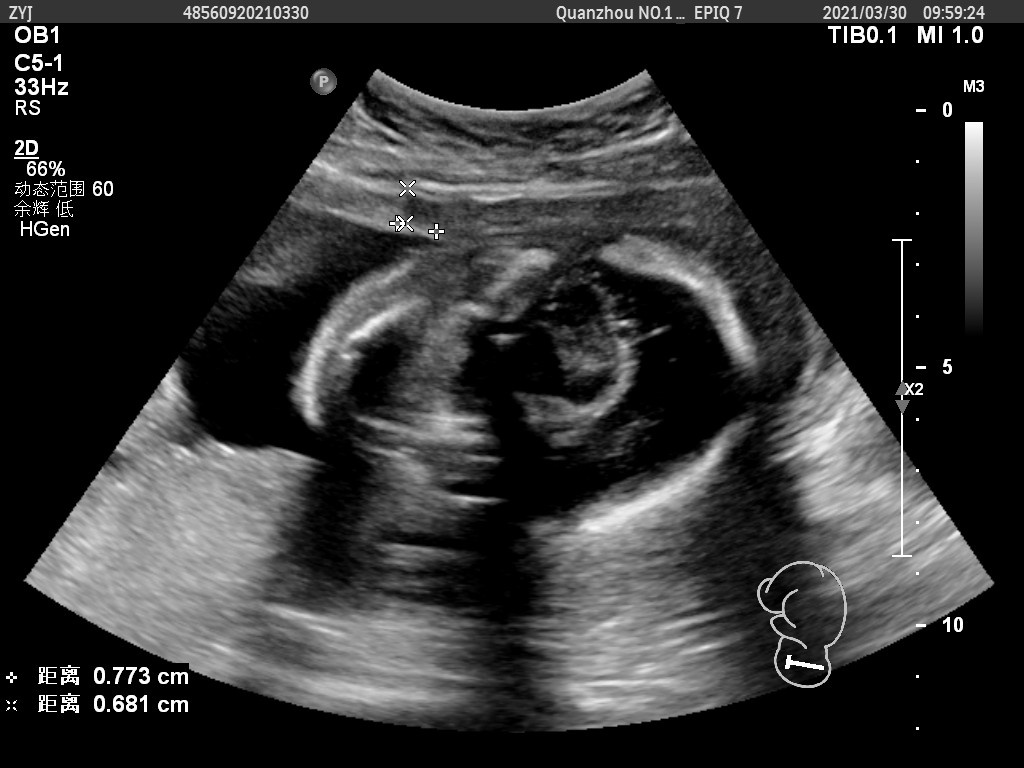
#> input picture input/1.2.826.0.1.3680043.2.461.12149337.4286452740.jpg, 1024 x 768 px
$ python -i main.py   (imports and definitions only)
#> lines starting #> are read from the running program, lines starting #| are printed output that depends on the picture; after the words box and inside, x2 and y2 are one past the last pixel; in counts of white or black regions, pixels touching at a corner belong together
import glob
import os

import cv2
import numpy as np
from openpyxl import Workbook
from rapidocr_onnxruntime import RapidOCR

# Cấu hình
INPUT_DIR = 'input'
OUTPUT_DIR = 'output'
VUNG_CAM_DIR = os.path.join(OUTPUT_DIR, 'vung_cam')
DA_XU_LY_DIR = os.path.join(OUTPUT_DIR, 'da_xu_ly')
EXCEL_PATH = os.path.join(DA_XU_LY_DIR, 'ocr_texts.xlsx')

# [4 lines not run here, left out]

# [1 line that did not run here, left out]

FAN_POLYGON_FRACS = [
    (0.48, 0.06),
    (0.38, 0.10),
    (0.27, 0.18),
    (0.15, 0.39),
    (0.13, 0.67),
    (0.20, 0.84),
    (0.50, 0.90),
    (0.80, 0.84),
    (0.87, 0.67),
    (0.85, 0.39),
    (0.73, 0.18),
    (0.62, 0.10),
]

DOPPLER_POLYGON_FRACS = [
    (0.10, 0.40),
    (0.12, 0.36),
    (0.88, 0.36),
    (0.90, 0.40),
    (0.90, 0.91),
    (0.86, 0.94),
    (0.14, 0.94),
    (0.10, 0.91),
]


def scaled_points(width, height, points_frac):
    return np.array(
        [[int(width * x), int(height * y)] for x, y in points_frac],
        dtype=np.int32,
    )


def polygon_mask(height, width, points_frac):
    mask = np.zeros((height, width), dtype=np.uint8)
    points = scaled_points(width, height, points_frac)
    cv2.fillPoly(mask, [points], 255)
    return mask, points


# [4 lines left out: function box_mask, not called in this run]


def protect_regions(height, width):
    fan_mask, fan_points = polygon_mask(height, width, FAN_POLYGON_FRACS)
    doppler_mask, doppler_points = polygon_mask(height, width, DOPPLER_POLYGON_FRACS)
    protected_mask = cv2.bitwise_or(fan_mask, doppler_mask)
    return protected_mask, fan_points, doppler_points


def remove_text_and_export(image_path):
    image = cv2.imread(image_path)
#> image is the input picture: shape (768, 1024, 3); min 0, max 255, mean 47.5
    if image is None:
        return None, []

    height, width, _ = image.shape
#> height = 768; width = 1024
    protected_mask, fan_points, doppler_points = protect_regions(height, width)
#> in polygon_mask, `cv2.fillPoly(mask, [points], 255)`:
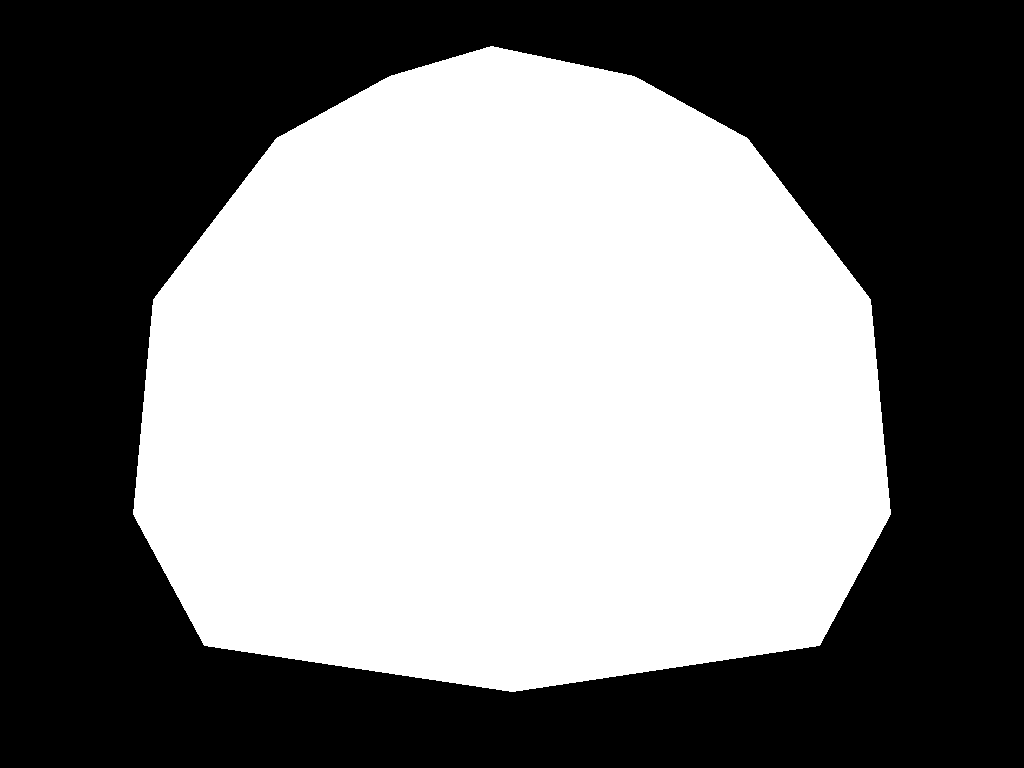
#> mask: shape (768, 1024); 49% white; 1 white region, box (x1, y1, x2, y2) and area: (133, 46, 891, 692) 385021
#> call 2 of polygon_mask, with height = 768, width = 1024
#> in polygon_mask (call 2), `cv2.fillPoly(mask, [points], 255)`:
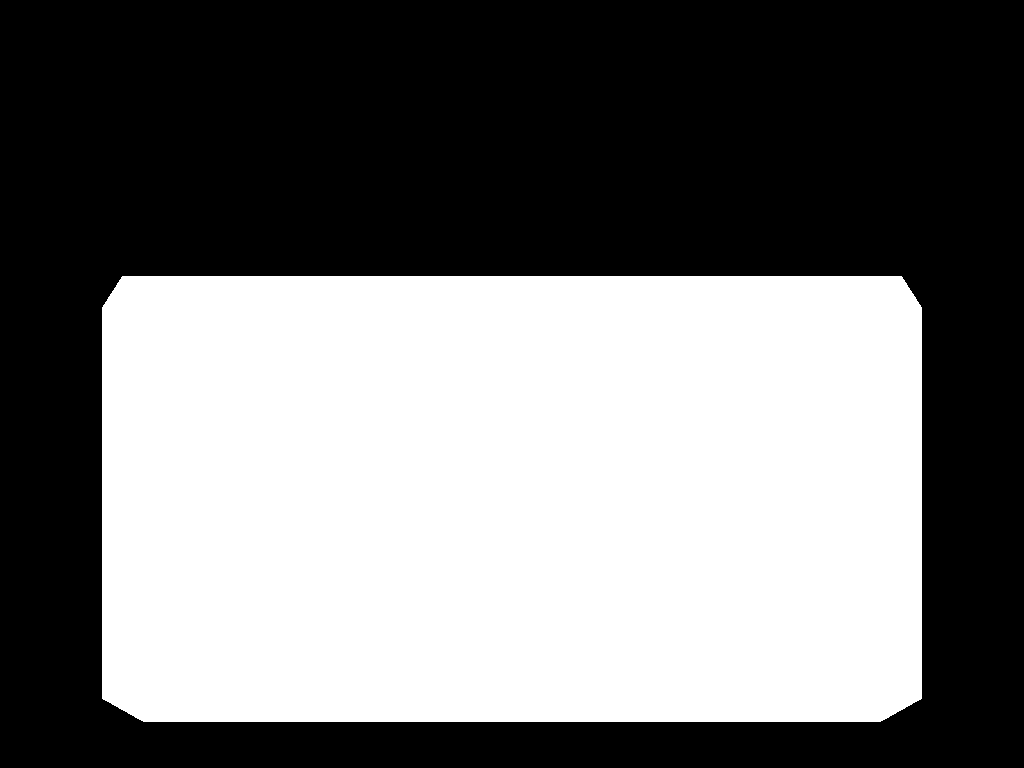
#> mask: shape (768, 1024); 46.3% white; 1 white region, box (x1, y1, x2, y2) and area: (102, 276, 922, 722) 364114
#> (the run stopped early here; a loop or call above may not have finished)

$ run again, on input/1.2.826.0.1.3680043.2.461.12152944.207433367.jpg
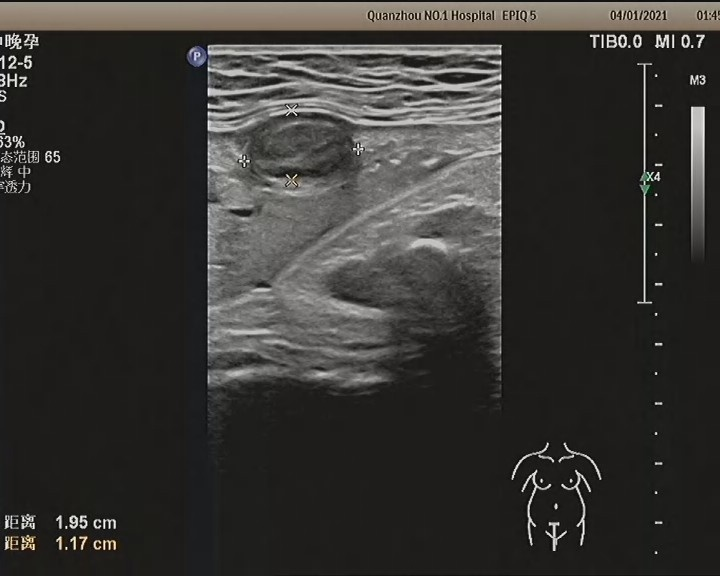
#> input picture input/1.2.826.0.1.3680043.2.461.12152944.207433367.jpg, 720 x 576 px
#> in remove_text_and_export, image is the input picture: shape (576, 720, 3); mean B, G, R 51, 53.7, 55.1
#> in polygon_mask, `cv2.fillPoly(mask, [points], 255)`:
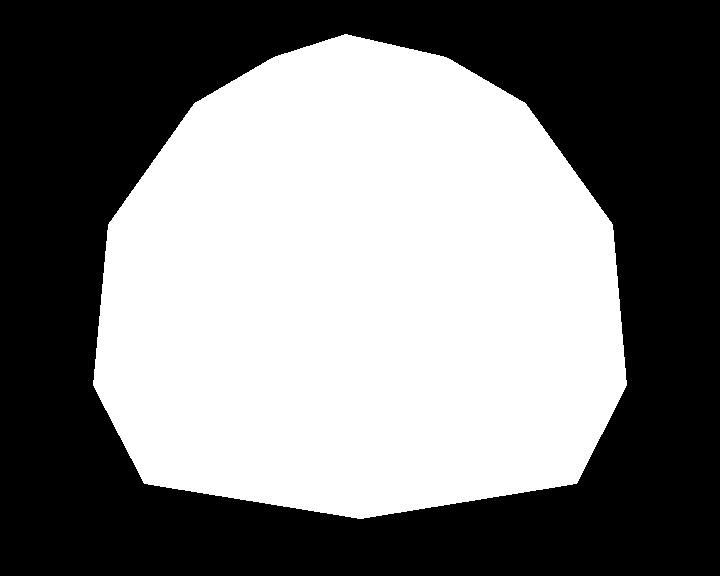
#> mask: shape (576, 720); 49% white; 1 white region, box (x1, y1, x2, y2) and area: (93, 34, 627, 519) 203185
#> in polygon_mask (call 2), `cv2.fillPoly(mask, [points], 255)`:
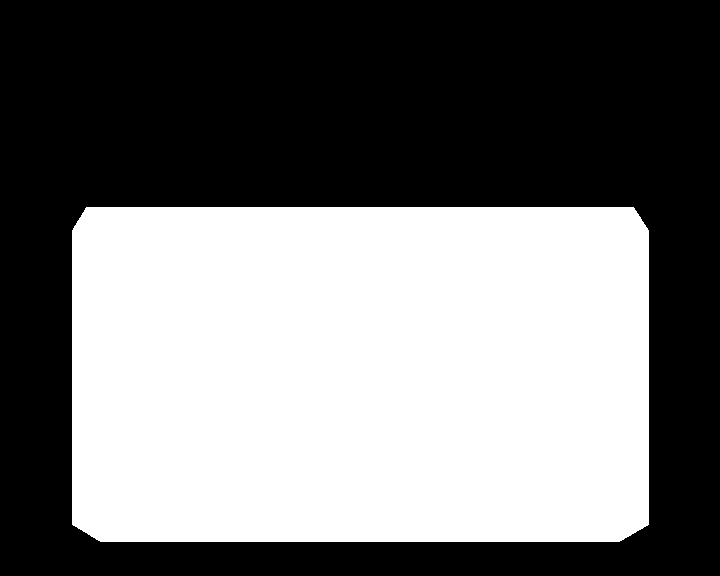
#> mask: shape (576, 720); 46.4% white; 1 white region, box (x1, y1, x2, y2) and area: (72, 207, 649, 542) 192445
